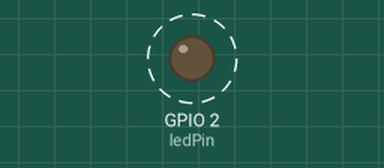
This sketch was run on a simulated ESP32. Parts: output pins drawn as LEDs (lit = HIGH). Dashed ring = blinking. What the sketch prints to the serial monitor is not drawn.

Above: at 0.2 s.
Timing chart, 0 to 3.0 s (numbered marks = the images above):
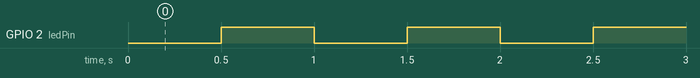

Measured:
- by itself, GPIO 2 (ledPin): alternates HIGH for 0.50 s and LOW for 0.50 s

The sketch:

ex02.ino
```cpp
// 定义LED引脚，ESP32通常板载LED连接在GPIO 2
const int ledPin = 2;

unsigned long currentTime;
unsigned long previousTime=0;
const unsigned long Time=500;//定时间隔1s，1Hz

void setup() {
  // 初始化串口通信，设置波特率为115200
  Serial.begin(115200);
  // 将LED引脚设置为输出模式
  pinMode(ledPin, OUTPUT);
}

void loop() {
  currentTime=millis();// 获取当前总运行毫秒

  if (currentTime-previousTime>=Time)// 判断是否达到间隔时间
  {
   previousTime=currentTime;// 更新记录时间

   digitalWrite(ledPin, !digitalRead(ledPin));
   if(digitalRead(ledPin) == HIGH)
   {
      Serial.println("LED ON");// 小灯亮串口输出提示
   }
   else
   {
      Serial.println("LED OFF");// 小灯灭串口输出提示
   }

  }

}
```
